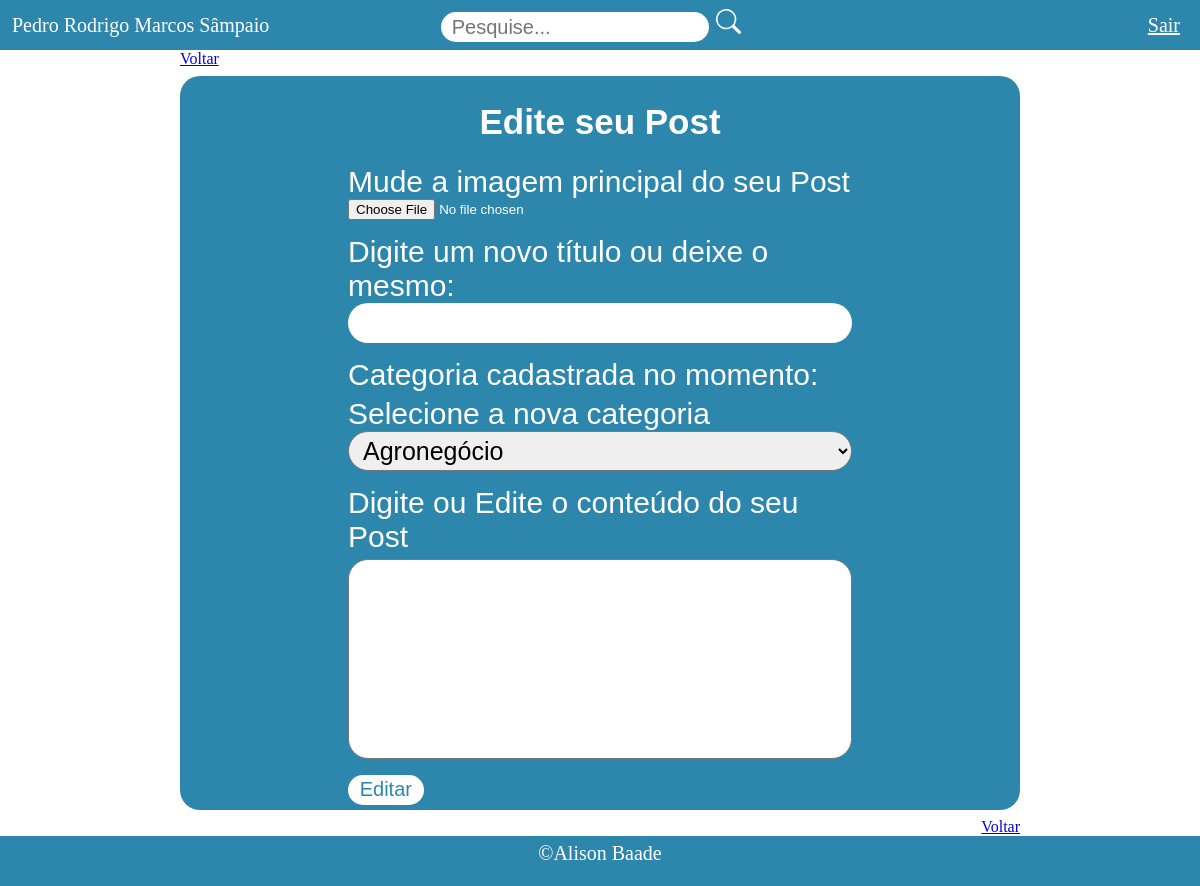
/posts/edit_post/23 (signed in), run on an earlier commit of the app's database.
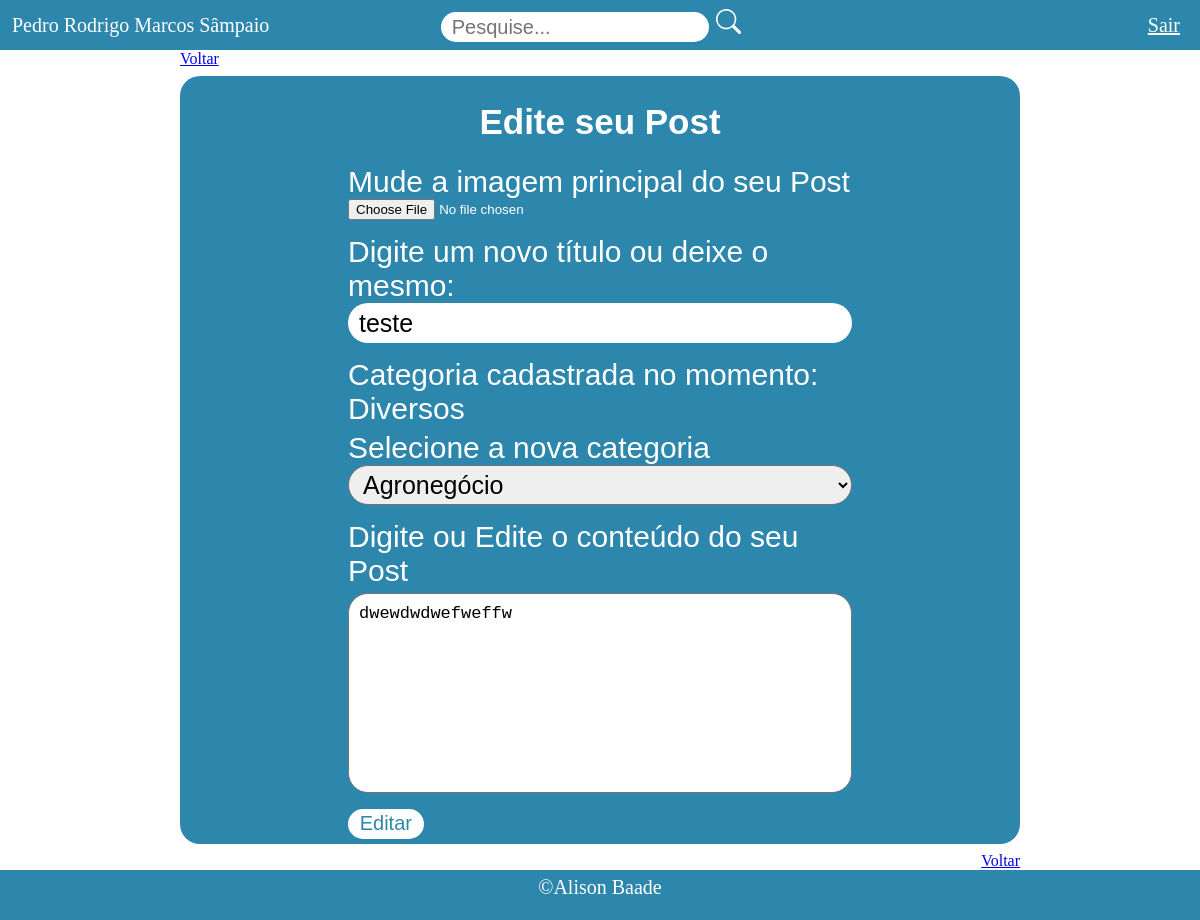
And on a later commit of the database.
### Postagem/models.py (models this page shows, shortened)
class Post(models.Model):
    imagem = models.ImageField(upload_to='img_principal', default='img_principal/sem-img.jpg')
    titulo = models.CharField(max_length=100)
    categoria = models.ForeignKey(Categoria, on_delete=models.CASCADE)
    autor = models.ForeignKey(Usuario, on_delete=models.CASCADE)
    data_cadastro = models.DateTimeField(default=datetime.now, null=True)
    conteudo = models.TextField(max_length=1000)

class Categoria(models.Model):
    nome = models.CharField(max_length=15)
    def __str__(self):
        return self.nome
    class Meta:
        ordering = ['nome']

### Postagem/views.py (the view)
# urls.py: path('edit_post/<int:id>', views.edit_post, name='edit_post'),
def edit_post(request, id):
    if request.session.get('usuario'):
        post = Post.objects.filter(id = id).first()
        categorias = Categoria.objects.all()
        usuario_req = request.session.get('usuario')
        usuario = Usuario.objects.filter(id=usuario_req).first()
        if usuario.tipo == 'AU':
            usuario_logado = usuario
            return render(request, 'edit_post.html', {'post' : post,
                                                    'categorias' : categorias,
                                                    'usuario_logado' : usuario_logado})

### perfilUser/models.py (called while the page is built)
    def __str__(self):
        return self.nome

### Postagem/templates/edit_post.html (shortened to what this page needs)
<body>
    {% include 'header.html' %}
    <div class="body-conf">
        <a href="{% url 'home' %}">Voltar</a>
        <section class="d-flex flex-dir alg-itens-center margin-top-section">
            <div class="margin-b-h1 margin-div">
                <h1 class="h1-cadastro font-sans">Edite seu Post</h1>
            </div>
            <form class="d-grid font-sans form-width" action="{% url 'alterar_post' post.id %}" method="POST" enctype="multipart/form-data">
                <div class="d-grid style-label margin-div">
                    <label for="imagem">Mude a imagem principal do seu Post</label>
                    <input type="file" name="imagem" accept="image/*">
                </div>
                <div class="d-grid style-label margin-div">
                    <label for="titulo">Digite um novo título ou deixe o mesmo:</label>
                    <input class="style-input" name="titulo" type="text" value="{{post.titulo}}">
                </div>
                <div class="d-grid style-label margin-div">
                    <label class="margin-b-h1" for="categoria"> Categoria cadastrada no momento: {{post.categoria}}</label>
                    <label for="categoria">Selecione a nova categoria</label>
                    <select class="select-style" name="categoria">
                        {% for categoria in categorias %}
                            <option value="{{categoria.nome}}">{{categoria.nome}}</option>
                        {% endfor %}
                    </select>
                </div>
                <div class="d-grid style-label margin-div">
                    <label for="conteudo">Digite ou Edite o conteúdo do seu Post</label>
                    <textarea class="text-area-style" name="conteudo" cols="30" rows="10">{{post.conteudo}}</textarea>
                </div>
                <div class="margin-div">
                    <button class="btn-edit cursor-pointer" type="submit">Editar</button>
                </div>
        </section>
        <div class="width-100 text-end">
            <a href="{% url 'home' %}">Voltar</a>
        </div>
    </div>
    {% include 'footer.html' %}
</body>

What changed in the data, as far as the page shows it:
added Post: titulo "teste", categoria "Diversos", conteudo "dwewdwdwefweffw"
